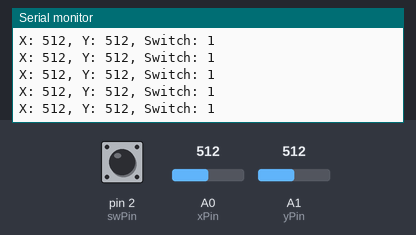
This sketch was run on a simulated Arduino Uno, built with avr-gcc and run on an emulated ATmega328P. Shown: the last lines printed to the serial monitor. The inputs (shaded band) are chosen by the test bench; at power-on: A0 (xPin) = 512, A1 (yPin) = 512, pin 2 (swPin) HIGH.

Above: at 1.2 s.
1.3 s: A0 (xPin) set to 716
At 1.76 s:
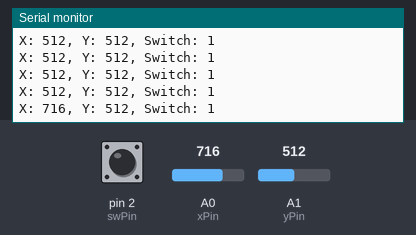
2.8 s: A1 (yPin) set to 716
At 2.97 s:
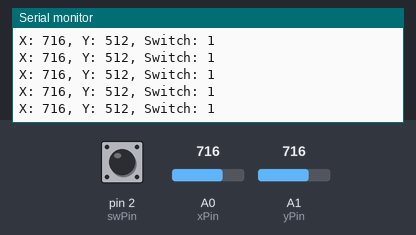
4.3 s: pin 2 (swPin) pulled LOW for 0.25 s
At 4.77 s:
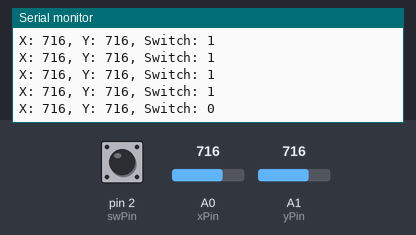
6.0 s: A0 (xPin) set to 900
At 6.18 s:
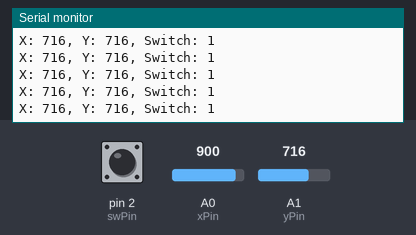
7.5 s: pin 2 (swPin) pulled LOW for 1 s
At 7.99 s:
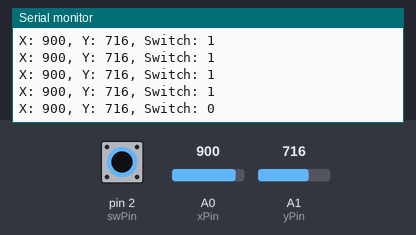
10.0 s: A1 (yPin) set to 900
At 10.2 s:
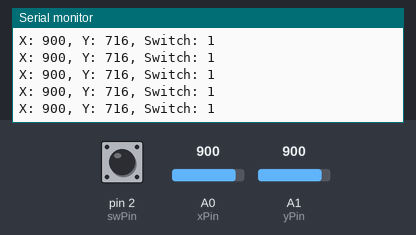
Timing chart, 0 to 12.5 s (numbered marks = the images above; inputs shaded):
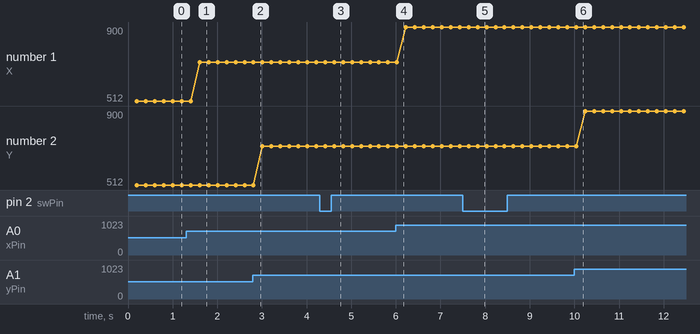

Measured:
- after the input at 1.3 s, the serial monitor: prints a new line after 0.31 s (image 1)
- after the input at 4.3 s, the serial monitor: prints a new line after 0.32 s (image 3)
- after the input at 7.5 s, the serial monitor: prints a new line after 0.33 s (image 5)
- plotted number 1: 512 → 716 after the input at 1.3 s, 716 → 900 after the input at 6.0 s

The sketch:

lesson_32_session.ino
```cpp
int xPin = A0;
int yPin = A1;
int swPin = 2;
int xVal;
int yVal;
int swVal;
int delayTime = 200;

void setup() {
    Serial.begin(115200);
    pinMode(xPin,INPUT);
    pinMode(yPin,INPUT);
    pinMode(swPin,INPUT_PULLUP);
}

void loop() {
    xVal = analogRead(xPin);
    yVal = analogRead(yPin);
    swVal = digitalRead(swPin);
    delay(delayTime);
    Serial.print("X: ");
    Serial.print(xVal);
    Serial.print(", Y: ");
    Serial.print(yVal);
    Serial.print(", Switch: ");
    Serial.println(swVal);
}
```
